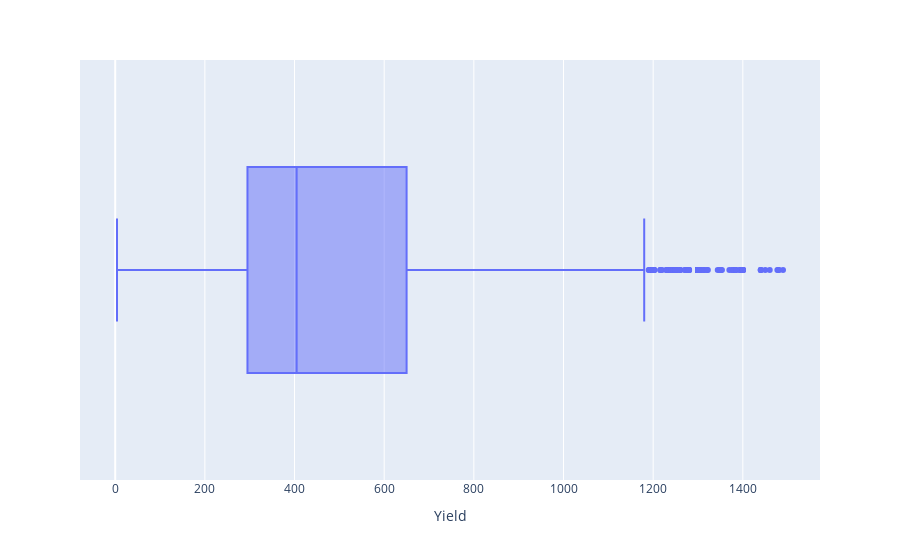

Notebook cell for this chart:
### Code cell
px.box(data_frame=df , x='Yield')

### Figure 1 — Plotly figure (JSON) as saved in the notebook; plotly's stock layout.template omitted (floating-point values rounded to 4 significant figures; data arrays with more than 128 entries replaced by an {"elided": "..."} marker saying what was removed)
{"data": [{"alignmentgroup": "True", "hovertemplate": "Yield=%{x}<extra></extra>", "legendgroup": "", "marker": {"color": "#636efa"}, "name": "", "notched": false, "offsetgroup": "", "orientation": "h", "showlegend": false, "type": "box", "x": {"elided": "4906 float values"}, "x0": " ", "xaxis": "x", "y0": " ", "yaxis": "y"}], "layout": {"boxmode": "group", "legend": {"tracegroupgap": 0}, "margin": {"t": 60}, "xaxis": {"anchor": "y", "domain": [0, 1], "title": {"text": "Yield"}}, "yaxis": {"anchor": "x", "domain": [0, 1]}}}
